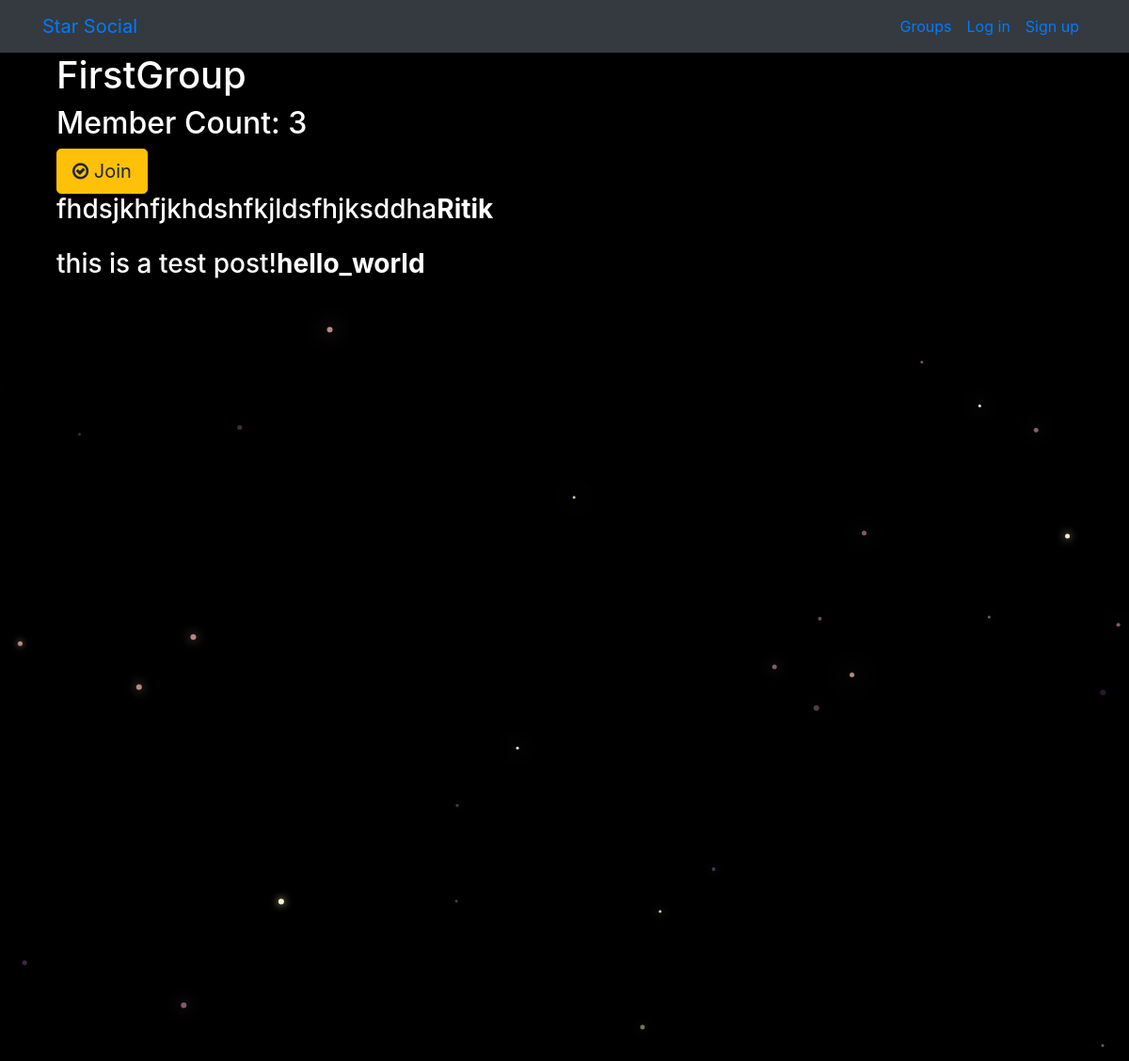
/groups/post/in/firstgroup/, run on the app's committed database.
### groups/models.py (models this page shows, shortened)
class Group(models.Model):
    name = models.CharField(max_length=255,unique=True)
    slug = models.SlugField(allow_unicode=True,unique=True)
    description = models.TextField(blank=True,default='')
    description_html = models.TextField(editable=False,default='',blank=True)
    members = models.ManyToManyField(User,through='GroupMember')
    class Meta:
        ordering = ['name']

### posts/models.py (models this page shows, shortened)
class Post(models.Model):
    user = models.ForeignKey(User,related_name='posts',on_delete=models.CASCADE,unique=True)
    created_at = models.DateTimeField(auto_now=True)
    message = models.TextField()
    message_html = models.TextField(editable=False)
    group = models.ForeignKey(Group,related_name='posts',null=True,blank=True,on_delete=models.CASCADE)
    class Meta():
        ordering = ['-created_at']
        unique_together = ['user','message']

### groups/views.py (the view)
# urls.py: path('post/in/<slug>/',views.SingleGroup.as_view(),name='single'),
class SingleGroup(generic.DetailView):
    model = Group

### groups/templates/groups/group_detail.html
{% extends "groups/group_base.html" %}
{% block pregroup %}
<div class="container">
  <h1>{{group.name}}</h1>
  <h2> Member Count: {{group.members.count}}</h2>
  <div class="content">
  	{% if user in group.members.all %}
  		<a href="{% url 'groups:leave' slug=group.slug %}" class="btn btn-lg btn-warning"><span class="fa fa-times-circle-o"></span> Leave</a>
  	{% else %}
  		<a href="{% url 'groups:join' slug=group.slug %}" class="btn btn-lg btn-warning"><span class="fa fa-check-circle-o"></span> Join</a>
  	{% endif %}
  </div>
</div>
{% endblock %}
{% block group_content %}
<div class="col-md-8">
	{% if group.posts.count == 0 %}
	<h2>No posts in this group yet!</h2>
	{% else %}
		{% for post in group.posts.all %}
			{% include "posts/_post.html" %}
		{% endfor %}
	{% endif %}
</div>
{% endblock %}

### posts/templates/posts/_post.html (shortened to what this page needs)
<div class="post media">
	<h3>{{ post.message_html|safe }} </h3>
	<div class="media-body">
		<h3><b> {{ post.user.username }}</b></h3>
	</div>
</div>

### static/simplesocial/css/master.css (style rules this page uses)
body { margin: 0; overflow: hidden; background-color: black; color:white; }

### data on the page
Group: name "FirstGroup", members.count "3"
Post: message_html "fhdsjkhfjkhdshfkjldsfhjksddha", user.username "Ritik"
Post: message_html "this is a test post!", user.username "hello_world"
